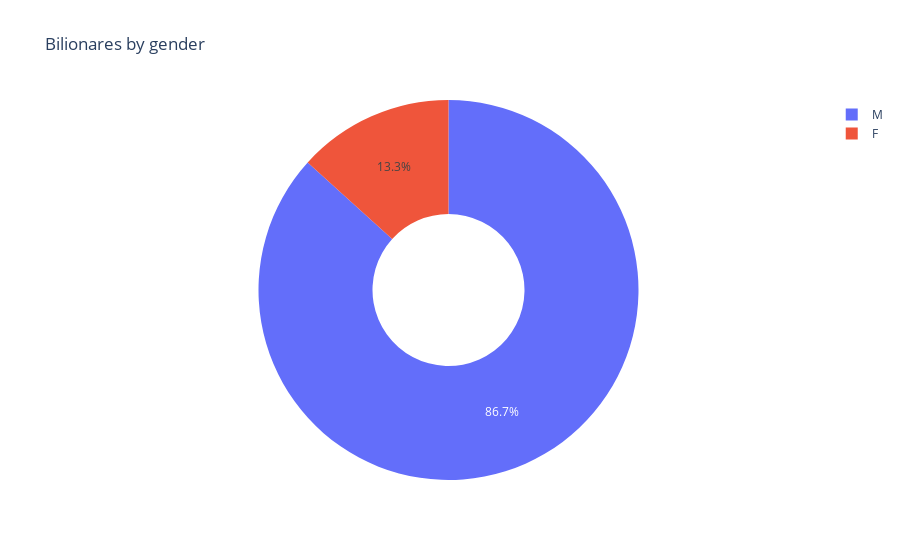

This figure's notebook cell:
### Code cell
fig

### Figure 1 — Plotly figure (JSON) as saved in the notebook; plotly's stock layout.template omitted (floating-point values rounded to 4 significant figures)
{"data": [{"domain": {"x": [0, 1], "y": [0, 1]}, "hole": 0.4, "hovertemplate": "gender=%{label}<br>name_cleaned=%{value}<extra></extra>", "labels": ["F", "M"], "legendgroup": "", "name": "", "showlegend": true, "type": "pie", "values": [93, 607]}], "layout": {"autosize": true, "legend": {"tracegroupgap": 0}, "title": {"text": "Bilionares by gender"}}}
